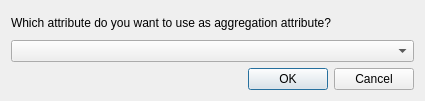
<?xml version="1.0" encoding="UTF-8"?>
<ui version="4.0">
 <class>AggregationAttributeDialogBase</class>
 <widget class="QDialog" name="AggregationAttributeDialogBase">
  <property name="geometry">
   <rect>
    <x>0</x>
    <y>0</y>
    <width>425</width>
    <height>101</height>
   </rect>
  </property>
  <property name="windowTitle">
   <string>Dialog</string>
  </property>
  <layout class="QVBoxLayout" name="verticalLayout">
   <item>
    <widget class="QLabel" name="label">
     <property name="sizePolicy">
      <sizepolicy hsizetype="Preferred" vsizetype="Minimum">
       <horstretch>0</horstretch>
       <verstretch>0</verstretch>
      </sizepolicy>
     </property>
     <property name="text">
      <string>Which attribute do you want to use as aggregation attribute?</string>
     </property>
    </widget>
   </item>
   <item>
    <widget class="QComboBox" name="cboAggregationAttributes"/>
   </item>
   <item>
    <widget class="QDialogButtonBox" name="buttonBox">
     <property name="orientation">
      <enum>Qt::Horizontal</enum>
     </property>
     <property name="standardButtons">
      <set>QDialogButtonBox::Cancel|QDialogButtonBox::Ok</set>
     </property>
    </widget>
   </item>
  </layout>
 </widget>
 <resources/>
 <connections>
  <connection>
   <sender>buttonBox</sender>
   <signal>accepted()</signal>
   <receiver>AggregationAttributeDialogBase</receiver>
   <slot>accept()</slot>
   <hints>
    <hint type="sourcelabel">
     <x>248</x>
     <y>254</y>
    </hint>
    <hint type="destinationlabel">
     <x>157</x>
     <y>274</y>
    </hint>
   </hints>
  </connection>
  <connection>
   <sender>buttonBox</sender>
   <signal>rejected()</signal>
   <receiver>AggregationAttributeDialogBase</receiver>
   <slot>reject()</slot>
   <hints>
    <hint type="sourcelabel">
     <x>316</x>
     <y>260</y>
    </hint>
    <hint type="destinationlabel">
     <x>286</x>
     <y>274</y>
    </hint>
   </hints>
  </connection>
 </connections>
</ui>
